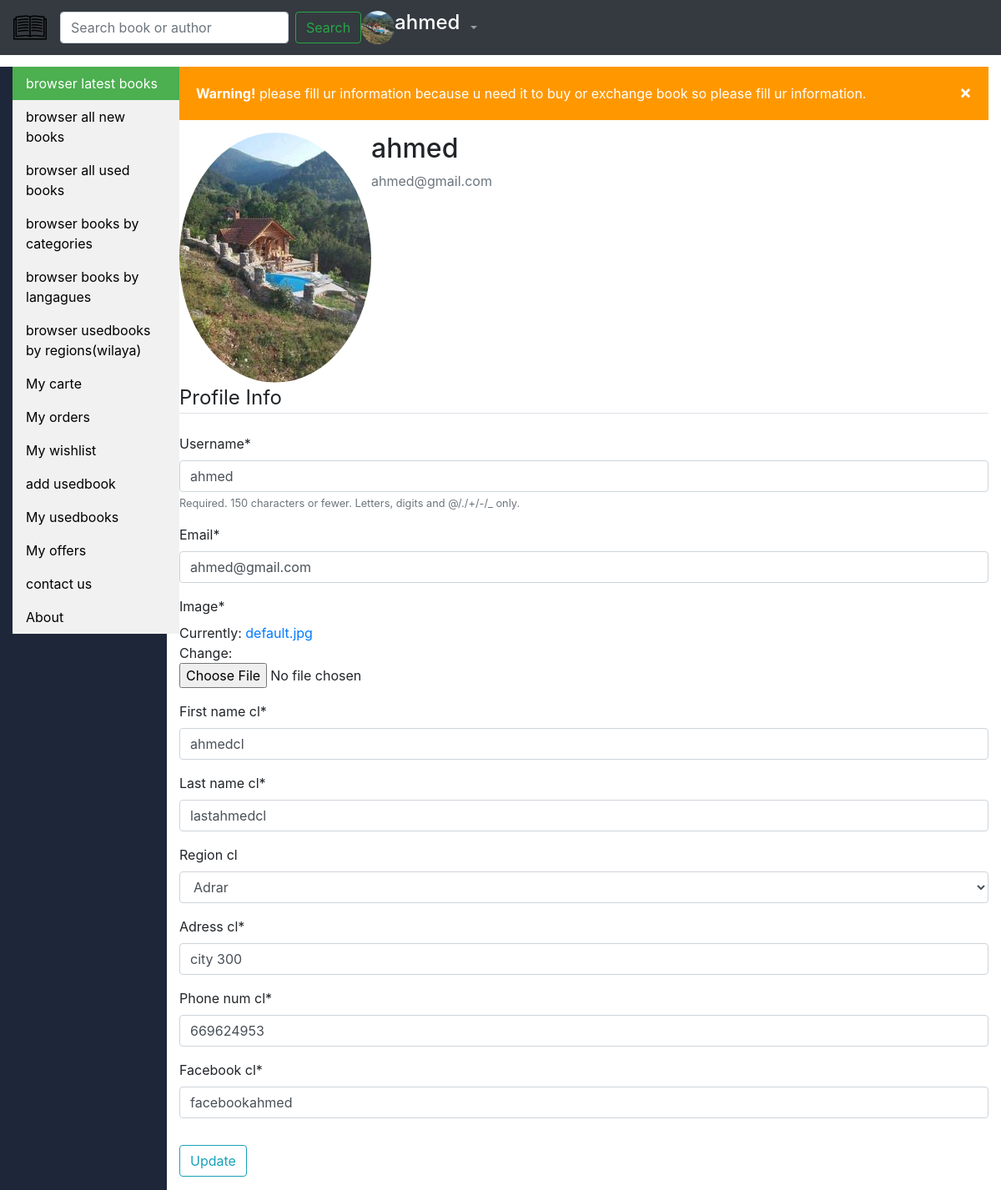
/profile/ (signed in), run on the app's committed database.
### users/models.py (models this page shows, shortened)
class Profile(models.Model):
      user = models.OneToOneField(User, on_delete=models.CASCADE)
      image = models.ImageField(default='default.jpg', upload_to='profile_pics')
      type = models.CharField(max_length = 100 , default = "client")

class Client(models.Model):
      profile = models.OneToOneField(Profile , on_delete = models.CASCADE )
      first_name_cl = models.CharField(max_length = 256,null = True)
      last_name_cl = models.CharField(max_length = 256,null = True)
      region_cl = models.ForeignKey(Region ,on_delete=models.SET_NULL,blank=True, null=True)
      adress_cl = models.CharField(max_length = 256,null = True)
      phone_num_cl = models.IntegerField(null = True)
      facebook_cl = models.CharField(max_length = 256,null = True)

### users/views.py (the view)
# urls.py: path('profile/', user_views.profile, name='profile'),
@login_required
def profile(request):
    u_form= UserUpdateForm(request.POST,request.FILES,instance=request.user)
    p_form= ProfileUpdateForm(request.POST,request.FILES,instance=request.user.profile)
    i_form = ClientinfoUpdateForm(request.POST,request.FILES,instance=request.user.profile.client)
    if request.method=='POST':
        u_form= UserUpdateForm(request.POST,request.FILES,instance=request.user)
        p_form= ProfileUpdateForm(request.POST,request.FILES,instance=request.user.profile)
        i_form = ClientinfoUpdateForm(request.POST,request.FILES,instance=request.user.profile.client)
        if u_form.is_valid() and  p_form.is_valid() and i_form.is_valid():
              u_form.save()
              p_form.save()
              i_form.save()
        messages.success(request, f'your profile has been Updated!')
        return redirect('profile')
    else:
        u_form= UserUpdateForm(instance=request.user)
        p_form= ProfileUpdateForm(instance=request.user.profile)
        i_form = ClientinfoUpdateForm(instance=request.user.profile.client)
    context ={
       'u_form' : u_form,
       'p_form' : p_form,
       'i_form' : i_form
    }
    return render(request, 'users/profile.html', context)

### users/forms.py
class UserUpdateForm(forms.ModelForm):
      email = forms.EmailField()
      class Meta:
        model = User
        fields = ['username','email']

class ProfileUpdateForm(forms.ModelForm):
      class Meta:
        model = Profile
        fields = ['image']

### users/models.py (called while the page is built)
      def __str__(self):
          return str(self.name_region)

### users/templates/users/profile.html (shortened to what this page needs)
{%extends "store/base.html"%}
{% load crispy_forms_tags %}
{% block content%}
<div class="content-section">
  <div class="alert-message-profile">
  <span class="closebtn" onclick="this.parentElement.style.display='none';">&times;</span>
  <strong>Warning!</strong> please fill ur information because u need it to buy or exchange book so please fill ur information.
</div>
  <div class="media">
    <img class="rounded-circle account-img" src="{{user.profile.image.url}}">
    <div class="media-body">
      <h2 class="account-heading">{{ user.username }}</h2>
      <p class="text-secondary">{{ user.email }}</p>
    </div>
  </div>
  <form class=""  method="POST" enctype="multipart/form-data">
    <fieldset class="form-group">
      <legend class="border-bottom mb-4">Profile Info</legend>
      {{ u_form|crispy }}
      {{ p_form|crispy }}
      {{ i_form|crispy }}
    </fieldset>
    <div class="form-group">
      <button class="btn btn-outline-info" type="submit" >Update</button>
    </div>
  </form>
</div>
{% endblock content%}

### store/templates/store/base.html (shortened to what this page needs)
{% load static %}
<!doctype html>
<html lang="en">
  <head>
    <link rel="stylesheet" href="https://maxcdn.bootstrapcdn.com/bootstrap/4.0.0/css/bootstrap.min.css">
    <link rel="stylesheet" type="text/css" href="{% static "store/main.css"%}">
  </head>
  <body>
    <header class="home-header">
      <nav class="navbar navbar-expand-md navbar-dark fixed-top bg-dark">
        <a class="navbar-brand" href="/"><img src="{% static 'img/logobookstore.png' %}" alt="" class="bookstorelogohome"></a>
        <div class="collapse navbar-collapse" id="navbarCollapse">
          <ul class="navbar-nav mr-auto">
            <form class="form-inline my-2 my-lg-0" action="{% url 'search_book' %}" method="get">
               <input class="form-control mr-sm-2" type="search" placeholder="Search book or author" aria-label="Search" name="search" value="{{ request.POST.search }}">
               <button class="btn btn-outline-success my-2 my-sm-0" type="submit">Search</button>
             </form>
            {%if user.is_authenticated %}
            <img src="{{ user.profile.image.url}}" class="rounded-circle user-home-img">
            <h4 class="usernameuserhomenavbar">{{ user.username }}</h1>
            <li class="nav-item dropdown">
              <a class="nav-link dropdown-toggle" href="#" id="navbarDropdown" role="button" data-toggle="dropdown" aria-haspopup="true" aria-expanded="false">
              </a>
            </li>
            {%endif%}
        </ul>
      </div>
    </nav>
    </header>
    <div class="container-fluid">
        <div class="row">
         <div class="col-md-2 leftcolhome">
           <ul class="ulleftcol">
             <li><a class="active lileftcol" href="/">browser latest books</a></li>
             <li><a class="lileftcol" href="{%url 'newbook-home'%}">browser all new books</a></li>
             <li><a class="lileftcol" href="{%url 'usedbook-home'%}">browser all used books</a></li>
             <li><a class="lileftcol" href="{%url 'categories-home'%}">browser books by categories</a></li>
             <li><a class="lileftcol" href="{%url 'langagueseng-home'%}">browser books by langagues</a></li>
             <li><a class="lileftcol" href="{%url 'regionusedbook-home'%}">browser usedbooks by regions(wilaya)</a></li>
             {%if user.is_authenticated %}
             <li><a class="lileftcol" href="{%url 'mycarte' user %}" >My carte</a></li>
             <li><a class="lileftcol" href="{%url 'myorders' user %}" >My orders</a></li>
             <li><a class="lileftcol" href="{%url 'wishlistuser' user %}" >My wishlist</a></li>
             <li><a class="lileftcol" href="{%url 'createusedbook'%}" >add usedbook</a></li>
             <li><a class="lileftcol" href="{%url 'userusedbooks' user %}" >My usedbooks</a></li>
             <li><a class="lileftcol" href="{%url 'useroffers' user %}" >My offers</a></li>
             {%endif%}
             <li><a class="lileftcol" href="{%url 'contactus'%}">contact us</a></li>
             <li><a class="lileftcol" href="{%url 'store-about'%}" >About</a></li>
           </ul>
           </div>
         <div class="col-md-10">
           {% block content %}{% endblock %}
         </div>
         </div>
    </div>
  </body>
</html>

### store/static/store/main.css (style rules this page uses)
.home-header { padding-bottom: 80px; }
.usernameuserhomenavbar { color: white; }
.bookstorelogohome { width: 40px; height: 40px; }
.user-home-img { width: 40px; height: 40px; }
.alert-message-profile { padding: 20px; background-color: #ff9800; color: white; margin-bottom: 15px; }
.closebtn { margin-left: 15px; color: white; font-weight: bold; float: right; font-size: 22px; line-height: 20px; cursor: pointer; transition: 0.3s; }
.leftcolhome { background-color: #1d2739; }
.ulleftcol { list-style-type: none; margin: 0; padding: 0; width: 200px; background-color: #f1f1f1; }
.lileftcol { display: block; color: #000; padding: 8px 16px; text-decoration: none; }
.lileftcol.active { background-color: #4CAF50; color: white; }

### data on the page
Client: first_name_cl "ahmedcl", last_name_cl "lastahmedcl", region_cl "Adrar", adress_cl "city 300", phone_num_cl "669624953", facebook_cl "facebookahmed"

### other printed values
{{ user.username }} "ahmed"
{{ user.email }} "ahmed@gmail.com"
